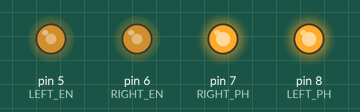
A sketch run on a simulated Arduino Uno, built with avr-gcc and run on an emulated ATmega328P. Shown: output pins drawn as LEDs (lit = HIGH).

Above: at 0.05 s.
At 4.05 s:
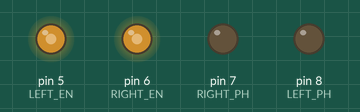
At 7.95 s:
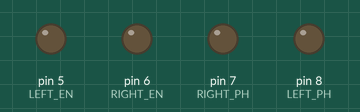
Timing chart, 0 to 10.4 s (numbered marks = the images above):
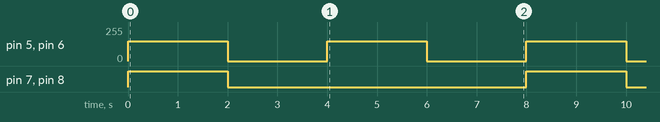

Measured:
- by itself, pin 5 (LEFT_EN), pin 6 (RIGHT_EN): alternates 150/255 for 2.0 s and 0/255 for 2.0 s
- by itself, pin 7 (RIGHT_PH), pin 8 (LEFT_PH): alternates HIGH for 2.0 s and LOW for 6.0 s

The sketch:

test_drv8835.ino
```cpp
//input
//5,8
#define RIGHT_EN 6
#define RIGHT_PH 7
//6,7
#define LEFT_EN 5
#define LEFT_PH 8


void setup()
{
  pinMode(RIGHT_EN, OUTPUT);
  pinMode(RIGHT_PH, OUTPUT);

  pinMode(LEFT_EN, OUTPUT);
  pinMode(LEFT_PH, OUTPUT);

}

void loop()
{
  //左右2秒間正転

  digitalWrite(RIGHT_PH,HIGH);
  analogWrite(RIGHT_EN, 150);   //PWM Speed Controlz


  digitalWrite(LEFT_PH,HIGH);
  analogWrite(LEFT_EN, 150);   //PWM Speed Control

  delay(2000);

  //左右2秒間静止
  digitalWrite(RIGHT_PH,LOW);
  analogWrite(RIGHT_EN,0);   //PWM Speed Control


  digitalWrite(LEFT_PH,LOW);
  analogWrite(LEFT_EN,0);   //PWM Speed Control

  delay(2000);

  //左右2秒間逆転

  digitalWrite(RIGHT_PH,LOW);
  analogWrite(RIGHT_EN, 150);   //PWM Speed Control


  digitalWrite(LEFT_PH,LOW);
  analogWrite(LEFT_EN, 150);   //PWM Speed Control
  delay(2000);


  //左右2秒間静止
  digitalWrite(RIGHT_PH,LOW);
  analogWrite(RIGHT_EN,0);   //PWM Speed Control


  digitalWrite(LEFT_PH,LOW);
  analogWrite(LEFT_EN,0);   //PWM Speed Control

  delay(2000);

}
```
